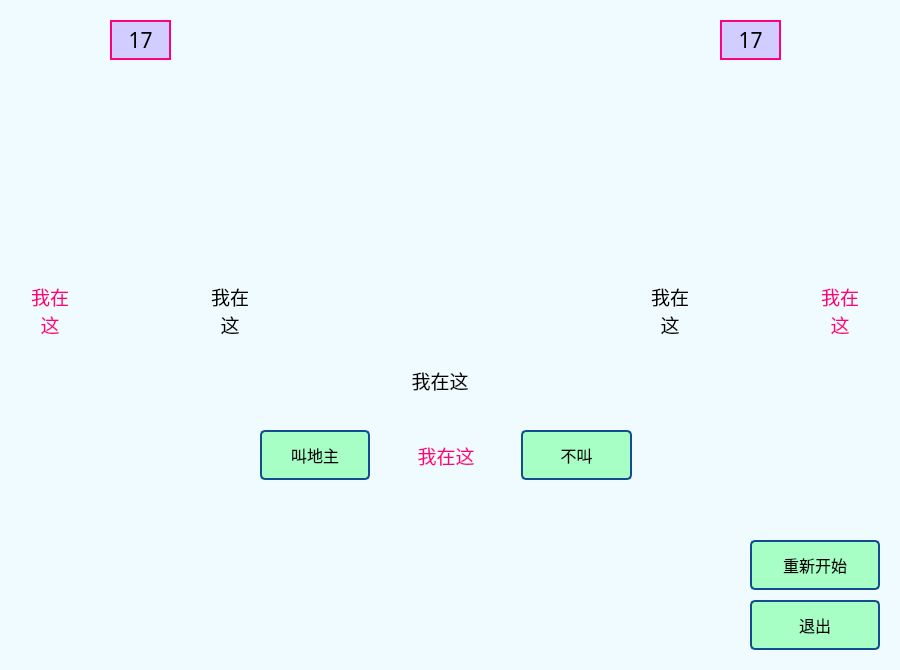
<?xml version="1.0" encoding="UTF-8"?>
<ui version="4.0">
 <class>PlayWidget</class>
 <widget class="QWidget" name="PlayWidget">
  <property name="geometry">
   <rect>
    <x>0</x>
    <y>0</y>
    <width>900</width>
    <height>670</height>
   </rect>
  </property>
  <property name="minimumSize">
   <size>
    <width>900</width>
    <height>670</height>
   </size>
  </property>
  <property name="maximumSize">
   <size>
    <width>900</width>
    <height>670</height>
   </size>
  </property>
  <property name="windowTitle">
   <string>Form</string>
  </property>
  <property name="styleSheet">
   <string notr="true">background-color:rgb(240, 251, 255)</string>
  </property>
  <widget class="QPushButton" name="exitButton">
   <property name="geometry">
    <rect>
     <x>750</x>
     <y>600</y>
     <width>130</width>
     <height>50</height>
    </rect>
   </property>
   <property name="font">
    <font>
     <family>黑体</family>
     <pointsize>12</pointsize>
    </font>
   </property>
   <property name="styleSheet">
    <string notr="true">QPushButton {
	border:2px solid #124d92;
	border-radius:5px;
	background-color:rgb(167, 255, 197);
}
QPushButton:pressed {
	background-color:qlineargradient(x1: 0, y1: 0, x2: 0, y2: 1,stop: 0 #dadbde, stop: 1 #f6f7fa);
}</string>
   </property>
   <property name="text">
    <string>退出</string>
   </property>
  </widget>
  <widget class="QPushButton" name="restartButton">
   <property name="geometry">
    <rect>
     <x>750</x>
     <y>540</y>
     <width>130</width>
     <height>50</height>
    </rect>
   </property>
   <property name="font">
    <font>
     <family>黑体</family>
     <pointsize>12</pointsize>
    </font>
   </property>
   <property name="styleSheet">
    <string notr="true">QPushButton {
	border:2px solid #124d92;
	border-radius:5px;
	background-color:rgb(167, 255, 197);
}
QPushButton:pressed {
	background-color:qlineargradient(x1: 0, y1: 0, x2: 0, y2: 1,stop: 0 #dadbde, stop: 1 #f6f7fa);
}</string>
   </property>
   <property name="text">
    <string>重新开始</string>
   </property>
  </widget>
  <widget class="QWidget" name="horizontalLayoutWidget">
   <property name="geometry">
    <rect>
     <x>240</x>
     <y>410</y>
     <width>411</width>
     <height>91</height>
    </rect>
   </property>
   <layout class="QHBoxLayout" name="horizontalLayout">
    <item>
     <widget class="QStackedWidget" name="firstStackedWidget">
      <property name="enabled">
       <bool>true</bool>
      </property>
      <property name="currentIndex">
       <number>0</number>
      </property>
      <widget class="QWidget" name="page11">
       <widget class="QPushButton" name="callButton">
        <property name="enabled">
         <bool>true</bool>
        </property>
        <property name="geometry">
         <rect>
          <x>20</x>
          <y>20</y>
          <width>110</width>
          <height>50</height>
         </rect>
        </property>
        <property name="font">
         <font>
          <family>黑体</family>
          <pointsize>12</pointsize>
         </font>
        </property>
        <property name="styleSheet">
         <string notr="true">QPushButton {
	border:2px solid #124d92;
	border-radius:5px;
	background-color:rgb(167, 255, 197);
}
QPushButton:pressed {
	background-color:qlineargradient(x1: 0, y1: 0, x2: 0, y2: 1,stop: 0 #dadbde, stop: 1 #f6f7fa);
}</string>
        </property>
        <property name="text">
         <string>叫地主</string>
        </property>
       </widget>
      </widget>
      <widget class="QWidget" name="page12">
       <widget class="QPushButton" name="playButton">
        <property name="enabled">
         <bool>false</bool>
        </property>
        <property name="geometry">
         <rect>
          <x>20</x>
          <y>20</y>
          <width>111</width>
          <height>50</height>
         </rect>
        </property>
        <property name="font">
         <font>
          <family>黑体</family>
          <pointsize>12</pointsize>
         </font>
        </property>
        <property name="styleSheet">
         <string notr="true">QPushButton {
	border:2px solid #124d92;
	border-radius:5px;
	background-color:rgb(167, 255, 197);
}
QPushButton:pressed {
	background-color:qlineargradient(x1: 0, y1: 0, x2: 0, y2: 1,stop: 0 #dadbde, stop: 1 #f6f7fa);
}</string>
        </property>
        <property name="text">
         <string>出牌</string>
        </property>
       </widget>
      </widget>
     </widget>
    </item>
    <item>
     <widget class="QLabel" name="myStatus">
      <property name="sizePolicy">
       <sizepolicy hsizetype="Preferred" vsizetype="Preferred">
        <horstretch>0</horstretch>
        <verstretch>0</verstretch>
       </sizepolicy>
      </property>
      <property name="minimumSize">
       <size>
        <width>120</width>
        <height>0</height>
       </size>
      </property>
      <property name="font">
       <font>
        <family>黑体</family>
        <pointsize>14</pointsize>
       </font>
      </property>
      <property name="styleSheet">
       <string notr="true">color:rgb(255, 0, 127)</string>
      </property>
      <property name="text">
       <string>我在这</string>
      </property>
      <property name="alignment">
       <set>Qt::AlignCenter</set>
      </property>
      <property name="wordWrap">
       <bool>true</bool>
      </property>
     </widget>
    </item>
    <item>
     <widget class="QStackedWidget" name="secondStackedWidget">
      <property name="currentIndex">
       <number>0</number>
      </property>
      <widget class="QWidget" name="page21">
       <widget class="QPushButton" name="notCallButton">
        <property name="enabled">
         <bool>true</bool>
        </property>
        <property name="geometry">
         <rect>
          <x>9</x>
          <y>20</y>
          <width>111</width>
          <height>50</height>
         </rect>
        </property>
        <property name="font">
         <font>
          <family>黑体</family>
          <pointsize>12</pointsize>
         </font>
        </property>
        <property name="styleSheet">
         <string notr="true">QPushButton {
	border:2px solid #124d92;
	border-radius:5px;
	background-color:rgb(167, 255, 197);
}
QPushButton:pressed {
	background-color:qlineargradient(x1: 0, y1: 0, x2: 0, y2: 1,stop: 0 #dadbde, stop: 1 #f6f7fa);
}</string>
        </property>
        <property name="text">
         <string>不叫</string>
        </property>
       </widget>
      </widget>
      <widget class="QWidget" name="page22">
       <widget class="QPushButton" name="notPlayButton">
        <property name="enabled">
         <bool>false</bool>
        </property>
        <property name="geometry">
         <rect>
          <x>9</x>
          <y>20</y>
          <width>111</width>
          <height>50</height>
         </rect>
        </property>
        <property name="font">
         <font>
          <family>黑体</family>
          <pointsize>12</pointsize>
         </font>
        </property>
        <property name="styleSheet">
         <string notr="true">QPushButton {
	border:2px solid #124d92;
	border-radius:5px;
	background-color:rgb(167, 255, 197);
}
QPushButton:pressed {
	background-color:qlineargradient(x1: 0, y1: 0, x2: 0, y2: 1,stop: 0 #dadbde, stop: 1 #f6f7fa);
}</string>
        </property>
        <property name="text">
         <string>不要</string>
        </property>
       </widget>
      </widget>
     </widget>
    </item>
   </layout>
  </widget>
  <widget class="QLabel" name="myMessage">
   <property name="geometry">
    <rect>
     <x>320</x>
     <y>360</y>
     <width>240</width>
     <height>40</height>
    </rect>
   </property>
   <property name="font">
    <font>
     <family>黑体</family>
     <pointsize>14</pointsize>
    </font>
   </property>
   <property name="text">
    <string>我在这</string>
   </property>
   <property name="alignment">
    <set>Qt::AlignCenter</set>
   </property>
  </widget>
  <widget class="QLabel" name="secondMessage">
   <property name="geometry">
    <rect>
     <x>210</x>
     <y>250</y>
     <width>40</width>
     <height>120</height>
    </rect>
   </property>
   <property name="font">
    <font>
     <family>黑体</family>
     <pointsize>14</pointsize>
    </font>
   </property>
   <property name="text">
    <string>我在这</string>
   </property>
   <property name="alignment">
    <set>Qt::AlignCenter</set>
   </property>
   <property name="wordWrap">
    <bool>true</bool>
   </property>
  </widget>
  <widget class="QLabel" name="firstMessage">
   <property name="geometry">
    <rect>
     <x>650</x>
     <y>250</y>
     <width>40</width>
     <height>120</height>
    </rect>
   </property>
   <property name="font">
    <font>
     <family>黑体</family>
     <pointsize>14</pointsize>
    </font>
   </property>
   <property name="text">
    <string>我在这</string>
   </property>
   <property name="scaledContents">
    <bool>false</bool>
   </property>
   <property name="alignment">
    <set>Qt::AlignCenter</set>
   </property>
   <property name="wordWrap">
    <bool>true</bool>
   </property>
  </widget>
  <widget class="QWidget" name="horizontalLayoutWidget_2">
   <property name="geometry">
    <rect>
     <x>310</x>
     <y>30</y>
     <width>271</width>
     <height>111</height>
    </rect>
   </property>
   <layout class="QHBoxLayout" name="horizontalLayout_2">
    <item>
     <widget class="QLabel" name="showPic1">
      <property name="enabled">
       <bool>true</bool>
      </property>
      <property name="styleSheet">
       <string notr="true">background-color: rgb(0,0,0,0)</string>
      </property>
      <property name="text">
       <string/>
      </property>
      <property name="scaledContents">
       <bool>true</bool>
      </property>
     </widget>
    </item>
    <item>
     <widget class="QLabel" name="showPic2">
      <property name="enabled">
       <bool>true</bool>
      </property>
      <property name="styleSheet">
       <string notr="true">background-color: rgb(0,0,0,0)</string>
      </property>
      <property name="text">
       <string/>
      </property>
      <property name="scaledContents">
       <bool>true</bool>
      </property>
     </widget>
    </item>
    <item>
     <widget class="QLabel" name="showPic3">
      <property name="enabled">
       <bool>true</bool>
      </property>
      <property name="styleSheet">
       <string notr="true">background-color: rgb(0,0,0,0)</string>
      </property>
      <property name="text">
       <string/>
      </property>
      <property name="scaledContents">
       <bool>true</bool>
      </property>
     </widget>
    </item>
   </layout>
  </widget>
  <widget class="QLabel" name="secondStatus">
   <property name="geometry">
    <rect>
     <x>30</x>
     <y>250</y>
     <width>40</width>
     <height>120</height>
    </rect>
   </property>
   <property name="minimumSize">
    <size>
     <width>0</width>
     <height>40</height>
    </size>
   </property>
   <property name="font">
    <font>
     <family>黑体</family>
     <pointsize>14</pointsize>
    </font>
   </property>
   <property name="styleSheet">
    <string notr="true">color:rgb(255, 0, 127)</string>
   </property>
   <property name="text">
    <string>我在这</string>
   </property>
   <property name="alignment">
    <set>Qt::AlignCenter</set>
   </property>
   <property name="wordWrap">
    <bool>true</bool>
   </property>
  </widget>
  <widget class="QLabel" name="firstStatus">
   <property name="geometry">
    <rect>
     <x>820</x>
     <y>250</y>
     <width>40</width>
     <height>120</height>
    </rect>
   </property>
   <property name="minimumSize">
    <size>
     <width>0</width>
     <height>40</height>
    </size>
   </property>
   <property name="font">
    <font>
     <family>黑体</family>
     <pointsize>14</pointsize>
    </font>
   </property>
   <property name="styleSheet">
    <string notr="true">color:rgb(255, 0, 127)</string>
   </property>
   <property name="text">
    <string>我在这</string>
   </property>
   <property name="alignment">
    <set>Qt::AlignCenter</set>
   </property>
   <property name="wordWrap">
    <bool>true</bool>
   </property>
  </widget>
  <widget class="QLabel" name="secondCardsNum">
   <property name="geometry">
    <rect>
     <x>110</x>
     <y>20</y>
     <width>61</width>
     <height>40</height>
    </rect>
   </property>
   <property name="font">
    <font>
     <family>方正舒体</family>
     <pointsize>16</pointsize>
    </font>
   </property>
   <property name="styleSheet">
    <string notr="true">border:2px solid rgb(255, 0, 127);
background-color: rgb(209, 205, 255);</string>
   </property>
   <property name="text">
    <string>17</string>
   </property>
   <property name="alignment">
    <set>Qt::AlignCenter</set>
   </property>
   <property name="wordWrap">
    <bool>true</bool>
   </property>
  </widget>
  <widget class="QLabel" name="firstCardsNum">
   <property name="geometry">
    <rect>
     <x>720</x>
     <y>20</y>
     <width>61</width>
     <height>40</height>
    </rect>
   </property>
   <property name="font">
    <font>
     <family>方正舒体</family>
     <pointsize>16</pointsize>
    </font>
   </property>
   <property name="styleSheet">
    <string notr="true">border:2px solid rgb(255, 0, 127);
background-color: rgb(209, 205, 255);</string>
   </property>
   <property name="text">
    <string>17</string>
   </property>
   <property name="alignment">
    <set>Qt::AlignCenter</set>
   </property>
   <property name="wordWrap">
    <bool>true</bool>
   </property>
  </widget>
 </widget>
 <resources/>
 <connections/>
</ui>
